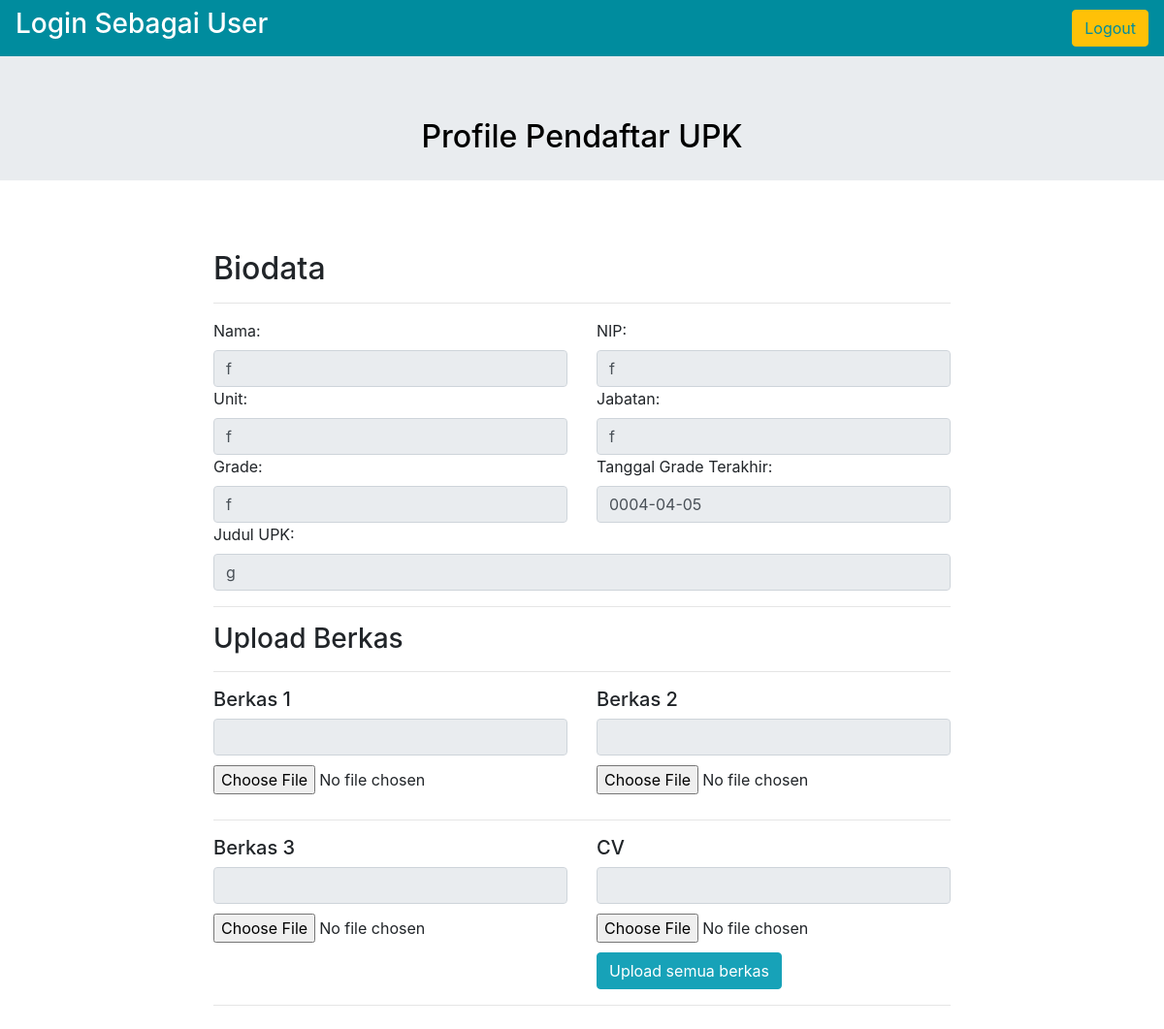
The page /bio.php (signed in) on the database its author committed.
### tables this page shows
CREATE TABLE `users` (
  `id` int(11) NOT NULL,
  `nama` varchar(255) NOT NULL,
  `nip` varchar(8) NOT NULL,
  `unit` varchar(255) NOT NULL,
  `jabatan` varchar(255) NOT NULL,
  `grade` varchar(255) NOT NULL,
  `tanggal` varchar(255) NOT NULL,
  `judul` varchar(255) NOT NULL,
  `berkas1` varchar(255) NOT NULL,
  `berkas2` varchar(255) NOT NULL,
  `berkas3` varchar(255) NOT NULL,
  `cv` varchar(255) NOT NULL,
  `talent1` varchar(255) NOT NULL,
  `talent2` varchar(255) NOT NULL,
  `talent3` varchar(255) NOT NULL,
  `lulus` int(11) NOT NULL,
  `a` int(2) NOT NULL,
  `b` int(2) NOT NULL,
  `c` int(2) NOT NULL,
  `d` int(2) NOT NULL,
  `bobot` int(11) NOT NULL,
  `nilai` int(3) NOT NULL,
  `presentasi` varchar(255) NOT NULL,
  `usertype` varchar(255) NOT NULL,
  `password` varchar(255) NOT NULL,
  `password2` varchar(255) NOT NULL
);

### server/serverbio.php (called while the page is built, shortened)
<?php
	$db = mysqli_connect('localhost', 'root', '', 'registration');
	$user = $_SESSION["login_user"];
	$sql = "SELECT * FROM users WHERE nip='$user'";
	$query = mysqli_query($db, $sql);
	while ($row = mysqli_fetch_array($query)){
		$nama = $row['nama'];
		$nip = $row['nip'];
		$unit = $row['unit'];
		$jabatan = $row['jabatan'];
		$grade = $row['grade'];
		$tanggal = $row['tanggal'];
		$judul = $row['judul'];
	}
 ?>

### bio.php (the view, shortened to what this page needs)
<?php
  include ('server/serverbio.php');
?>
<!DOCTYPE html>
<html>
<head>
  <link rel="stylesheet" href="index.css">
  <link rel="stylesheet" href="https://maxcdn.bootstrapcdn.com/bootstrap/4.2.1/css/bootstrap.min.css">
</head>
<body>
<div id="nav">
    <nav class="navbar navbar-expand-sm navbar-custom">
      <h3 style="color: #fff;">Login Sebagai User</h3>
      <a class="btn btn-warning ml-auto" href="server/logout.php" role="button" name="logout" style="color: #008C9E;">Logout</a>
  </nav>
  </div>
  <div class="jumbotron jumbotron-fluid">
    <h2 style="color: black;">Profile Pendaftar UPK</h2>
  </div>
<div class="row">
  <div class="col-sm-2">
  </div>
    <div class="col-sm-8">
      <div class="container" id="bi">
        <h2> Biodata</h2>
        <hr>
      <div class="row">
          <div class="col-5 col-sm-6 col-md-6">
            <label for="Nama">Nama:</label>
            <input type="text" name="nama" placeholder="" required class="form-control" value="<?php echo ($nama); ?>" disabled="" />
          </div>
          <div class="col-5 col-sm-6 col-md-6">
            <label for="Nama">NIP:</label>
            <input type="text" name="nip" placeholder="" required class="form-control" value="<?php echo ($nip); ?>" disabled="" />
          </div>
      </div>
      <div class="row">
        <div class="col-5 col-sm-6 col-md-6">
          <label for="Nama">Unit:</label>
          <input type="text" name="unit" placeholder="" required class="form-control" value="<?php echo ($unit); ?>" disabled="" />
        </div>
        <div class="col-5 col-sm-6 col-md-6">
          <label for="Nama">Jabatan:</label>
          <input type="text" name="jabatan" placeholder="" required class="form-control" value="<?php echo ($jabatan); ?>" disabled="" />
        </div>
      </div>
      <div class="row">
        <div class="col-5 col-sm-6 col-md-6">
          <label for="Nama">Grade:</label>
          <input type="text" name="grade" placeholder="" required class="form-control" value="<?php echo ($grade); ?>" disabled="" />
        </div>
        <div class="col-5 col-sm-6 col-md-6">
          <label for="Nama">Tanggal Grade Terakhir:</label>
          <input type="text" name="tanggal" placeholder="" required class="form-control" value="<?php echo ($tanggal); ?>" disabled="" />
        </div>
      </div>
      <div class="row">
        <div class="col">
          <label for="Nama">Judul UPK:</label>
          <input type="text" name="judul" placeholder="" required class="form-control" value="<?php echo ($judul); ?>" disabled="" />
        </div>
      </div>
      <hr>
      <h3>Upload Berkas</h3>
      <hr>
      <form method="post" action="server/upload.php" enctype="multipart/form-data">
      <div class="row">
        <div class="col">
          <h5>Berkas 1
          </h5>
          <input id="filename" type="text" class="form-control" disabled="">
          <input style="padding:10px 0" id="upload" type="file" name="myfile[]"> <br>
        </div>
        <div class="col">
          <h5>Berkas 2
          </h5>
          <input id="filename2" type="text" class="form-control" disabled="">
          <input style="padding:10px 0" id="upload2" type="file" name="myfile[]"> <br>
        </div>
      </div>
      <hr>
      <div class="row">
        <div class="col">
          <h5>Berkas 3
          </h5>
          <input id="filename3" type="text"  class="form-control" disabled="">
          <input style="padding:10px 0" id="upload3" type="file" name="myfile[]"> <br>
        </div>
        <div class="col">
          <h5>CV
          </h5>
          <input id="filename4" type="text"  class="form-control" disabled="">
          <input style="padding:10px 0" id="upload4" type="file" name="myfile[]"> <br>
          <button class="btn btn-info" type="submit" name="save">Upload semua berkas</button>
        </div>
      </div>
    </form>
      <hr>
      <div class="row">
        <div class="col">
        </div>
      </div>
    </div>
    </div>
  </div>
</body>
</html>

### index.css (style rules this page uses)
* { -webkit-box-sizing: border-box; -moz-box-sizing: border-box; box-sizing: border-box; outline: none; }
.navbar-custom { background-color: #008C9E; }
a, a:hover, a:focus { color: inherit; text-decoration: none; transition: all 0.3s; }
.jumbotron { text-align: center; height: 10px; color: #ffffff; }
#bi { margin-top: 40px; }
#nav { -webkit-box-shadow: 0 8px 6px -6px #999; -moz-box-shadow: 0 8px 6px -6px #999; box-shadow: 0 8px 6px -6px #999; }

### rows shown on the page
users: nama "f", nip "f", unit "f", jabatan "f", grade "f", tanggal "0004-04-05", judul "g"
